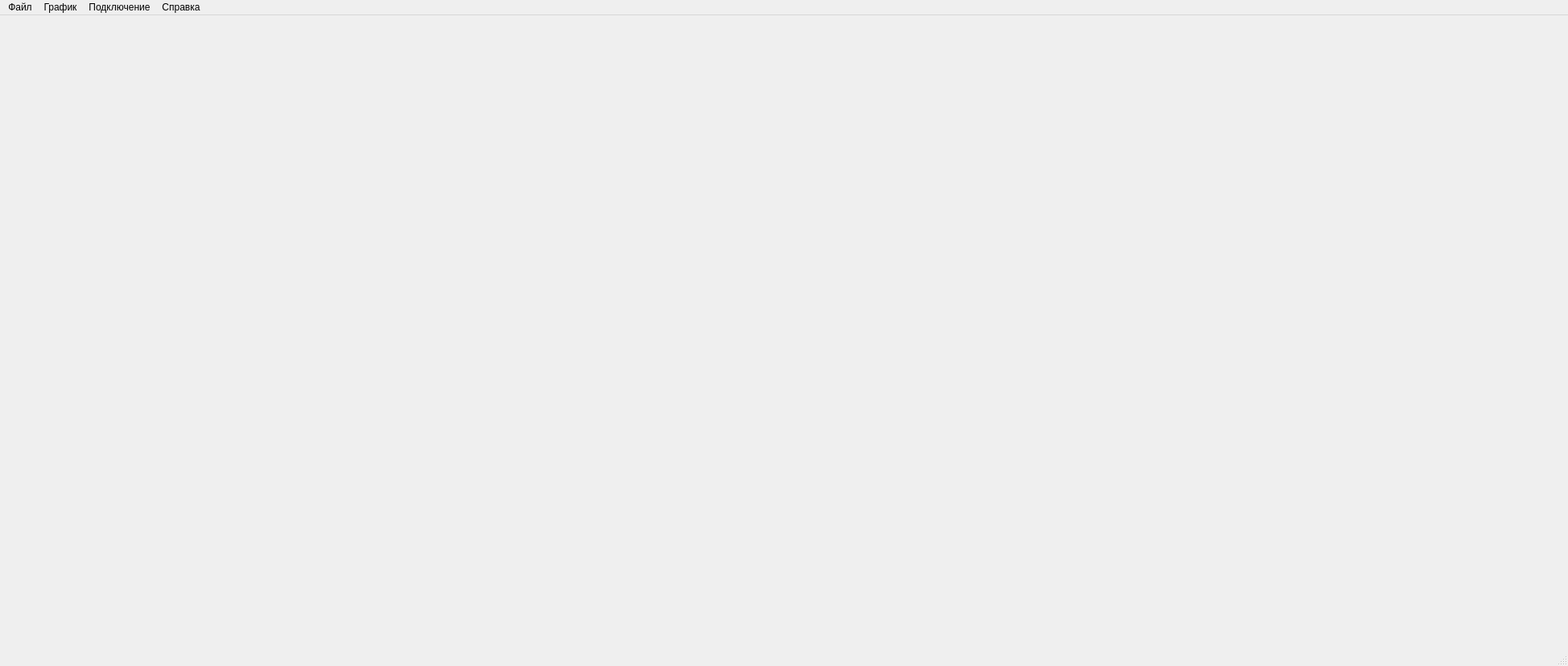
<?xml version="1.0" encoding="UTF-8"?>
<ui version="4.0">
 <class>MainWindow</class>
 <widget class="QMainWindow" name="MainWindow">
  <property name="windowTitle">
   <string>MainWindow</string>
  </property>
  <property name="styleSheet">
   <string notr="true">background-color : &quot;#242423&quot;;
color: &quot;#F5CB5C&quot;;
</string>
  </property>
  <widget class="QWidget" name="centralwidget">
   <property name="minimumSize">
    <size>
     <width>1948</width>
     <height>786</height>
    </size>
   </property>
   <layout class="QVBoxLayout" name="verticalLayout">
    <item>
     <widget class="QCustomPlot" name="widget" native="true">
      <property name="styleSheet">
       <string notr="true">background-color:&quot;#242423&quot;;</string>
      </property>
     </widget>
    </item>
   </layout>
  </widget>
  <widget class="QStatusBar" name="statusBar"/>
  <widget class="QMenuBar" name="menuBar">
   <property name="geometry">
    <rect>
     <x>0</x>
     <y>0</y>
     <width>1948</width>
     <height>21</height>
    </rect>
   </property>
   <widget class="QMenu" name="menu">
    <property name="title">
     <string>Файл</string>
    </property>
   </widget>
   <widget class="QMenu" name="menuGraph">
    <property name="title">
     <string>График</string>
    </property>
    <addaction name="actionMakeGraph"/>
    <addaction name="actionClearGraph"/>
    <addaction name="separator"/>
   </widget>
   <widget class="QMenu" name="menuConnection">
    <property name="title">
     <string>Подключение</string>
    </property>
    <addaction name="actionMakeAconnection"/>
   </widget>
   <widget class="QMenu" name="menuInfo">
    <property name="title">
     <string>Справка</string>
    </property>
   </widget>
   <addaction name="menu"/>
   <addaction name="menuGraph"/>
   <addaction name="menuConnection"/>
   <addaction name="menuInfo"/>
  </widget>
  <action name="actionMakeGraph">
   <property name="text">
    <string>Построить график</string>
   </property>
  </action>
  <action name="actionClearGraph">
   <property name="text">
    <string>Очистить рабочую область</string>
   </property>
  </action>
  <action name="acctionConnect">
   <property name="text">
    <string>Подключиться</string>
   </property>
  </action>
  <action name="actionMenuConnect">
   <property name="text">
    <string>Настройки подключения</string>
   </property>
  </action>
  <action name="actionMakeAconnection">
   <property name="text">
    <string>Выполнить подключение</string>
   </property>
  </action>
 </widget>
 <customwidgets>
  <customwidget>
   <class>QCustomPlot</class>
   <extends>QWidget</extends>
   <header>qcustomplot.h</header>
   <container>1</container>
  </customwidget>
 </customwidgets>
 <resources/>
 <connections/>
</ui>
